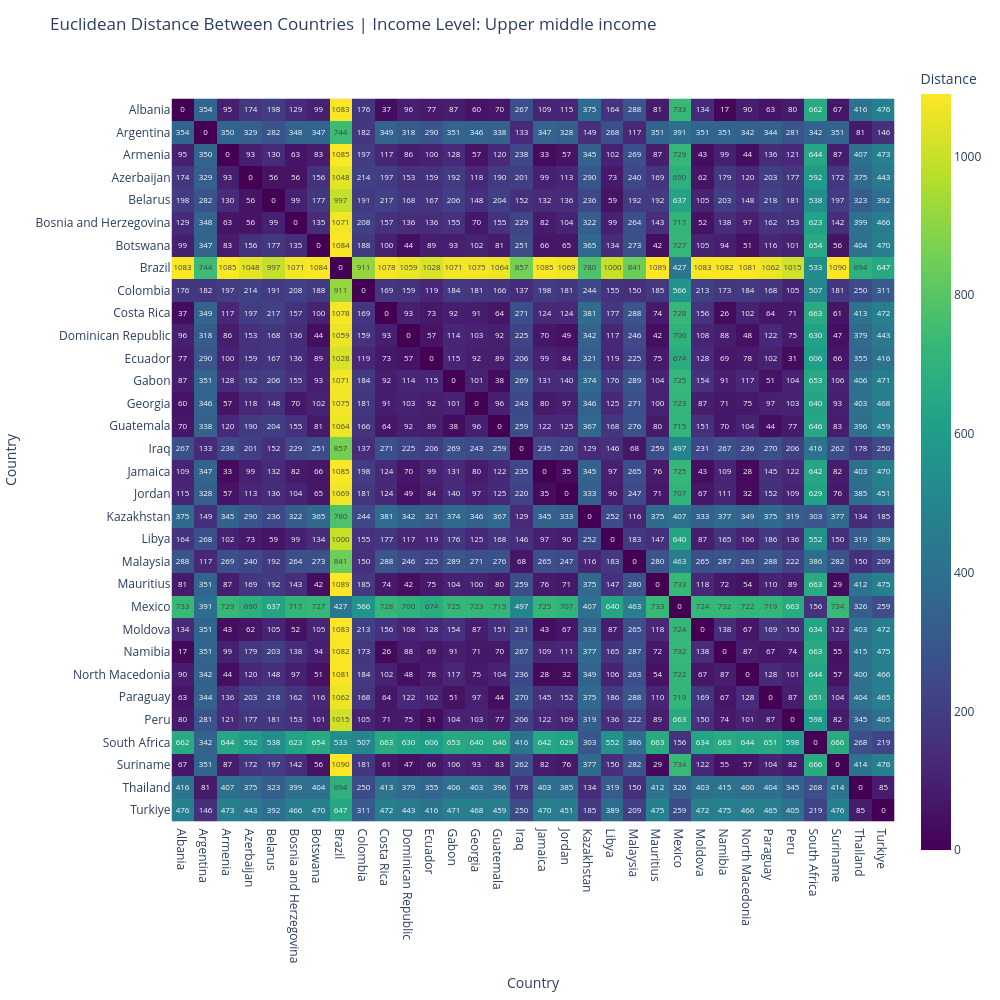

Notebook cell for this chart:
### Code cell
pca_upper, pca_coordinates_upper, series_labels_upper = run_pca_for_income_level("Upper middle income")

### Figure 1 — Plotly figure (JSON) as saved in the notebook; plotly's stock layout.template omitted (floating-point values rounded to 4 significant figures; data arrays with more than 128 entries replaced by an {"elided": "..."} marker saying what was removed)
{"data": [{"coloraxis": "coloraxis", "hovertemplate": "Country: %{x}<br>Country: %{y}<br>Distance: %{z}<extra></extra>", "name": "0", "texttemplate": "%{z:.0f}", "type": "heatmap", "x": ["Albania", "Argentina", "Armenia", "Azerbaijan", "Belarus", "Bosnia and Herzegovina", "Botswana", "Brazil", "Colombia", "Costa Rica", "Dominican Republic", "Ecuador", "Gabon", "Georgia", "Guatemala", "Iraq", "Jamaica", "Jordan", "Kazakhstan", "Libya", "Malaysia", "Mauritius", "Mexico", "Moldova", "Namibia", "North Macedonia", "Paraguay", "Peru", "South Africa", "Suriname", "Thailand", "Turkiye"], "xaxis": "x", "y": ["Albania", "Argentina", "Armenia", "Azerbaijan", "Belarus", "Bosnia and Herzegovina", "Botswana", "Brazil", "Colombia", "Costa Rica", "Dominican Republic", "Ecuador", "Gabon", "Georgia", "Guatemala", "Iraq", "Jamaica", "Jordan", "Kazakhstan", "Libya", "Malaysia", "Mauritius", "Mexico", "Moldova", "Namibia", "North Macedonia", "Paraguay", "Peru", "South Africa", "Suriname", "Thailand", "Turkiye"], "yaxis": "y", "z": {"elided": "32x32 float values"}}], "layout": {"coloraxis": {"colorbar": {"title": {"text": "Distance"}}, "colorscale": [[0, "#440154"], [0.1111, "#482878"], [0.2222, "#3e4989"], [0.3333, "#31688e"], [0.4444, "#26828e"], [0.5556, "#1f9e89"], [0.6667, "#35b779"], [0.7778, "#6ece58"], [0.8889, "#b5de2b"], [1, "#fde725"]]}, "height": 1000, "margin": {"t": 60}, "title": {"text": "Euclidean Distance Between Countries | Income Level: Upper middle income"}, "width": 1000, "xaxis": {"anchor": "y", "autorange": true, "constrain": "domain", "domain": [0, 1], "range": [-0.5, 31.5], "scaleanchor": "y", "title": {"text": "Country"}, "type": "category"}, "yaxis": {"anchor": "x", "autorange": true, "constrain": "domain", "domain": [0.04819, 0.9518], "range": [31.5, -0.5], "title": {"text": "Country"}, "type": "category"}}}
